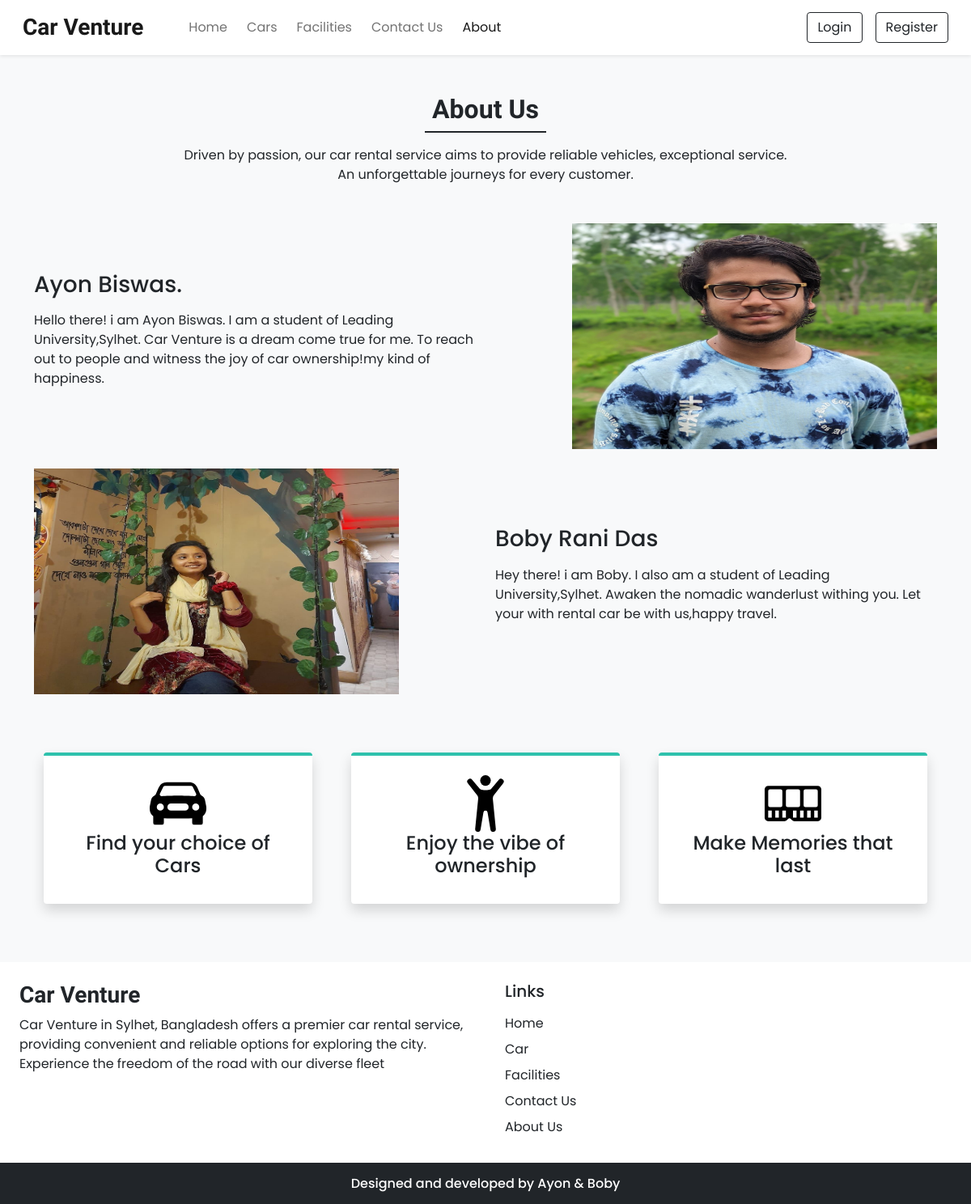
Page /about.php on the committed database.
### tables this page shows
CREATE TABLE `settings` (
  `sr_no` int(11) NOT NULL,
  `site_title` varchar(50) NOT NULL,
  `site_about` varchar(250) NOT NULL,
  `shutdown` tinyint(1) NOT NULL
);

### admin/inc/db_config.php (called while the page is built, shortened)
<?php
function select($sql,$values,$datatypes){
    $con = $GLOBALS['con'];
    if($stmt = mysqli_prepare($con,$sql))
    {
        mysqli_stmt_bind_param($stmt,$datatypes,...$values);
        if(mysqli_stmt_execute($stmt)){
            $res= mysqli_stmt_get_result($stmt);
            return $res;
        }
        else{
            mysqli_stmt_close($stmt);
           die("Query cannot be executed -select");
        }
    }
    else{
        die("Query cannot be prepared -select");
    }
}
?>

### about.php (the view, shortened to what this page needs)
<!DOCTYPE html>
<html lang="en">
<head>
  <link rel="stylesheet" href="https://cdn.jsdelivr.net/npm/swiper@11/swiper-bundle.min.css" />
  <?php require ('inc/links.php') ?>
</head>
<body class="bg-light">
  <?php include "inc/header.php";?>
  <div class="my-5 px-4">
    <h2 class="text-center fw-bold h-font">About Us</h2>
    <div class="h-line bg-dark"></div>
    <p class="text-center mt-3">
    Driven by passion, our car rental service aims to provide reliable vehicles, exceptional service.<br>An unforgettable journeys for every customer.
    </p>
  </div>
  <div class="container">
    <div class="row justify-content-between align-items-center">
      <div class="col-lg-6 col-md-5 mb-4 order-lg-1 order-md-1 order-2">
        <h3 class="mb-3">Ayon Biswas.</h3>
        <p>
          Hello there! i am Ayon Biswas.
          I am a student of Leading University,Sylhet.
          Car Venture is a dream come true for me.
          To reach out to people and witness the joy of car ownership!my kind of happiness.
        </p>
      </div>
      <div class="col-lg-5 col-md-5 mb-4 order-lg-2 order-md-1 order-1 rounded">
       <img src="images/about/AYON.jpg" class="w-100" height="278.8px">
      </div>
    </div>
  </div>
  <div class="container">
    <div class="row justify-content-between align-items-center">
      <div class="col-lg-6 col-md-5 mb-4 order-lg-2 order-md-2 order-1">
        <h3 class="mb-3">Boby Rani Das</h3>
        <p>
          Hey there! i am Boby.
          I also am a student of Leading University,Sylhet.
          Awaken the nomadic wanderlust withing you.
          Let your with rental car be with us,happy travel.
        </p>
      </div>
      <div class="col-lg-5 col-md-5 mb-4 order-lg-1 order-md-2 order-2 rounded">
       <img src="images/about/Boby.jpg" class="w-100" height="278.8px">
      </div>
    </div>
  </div>
  <div class="container mt-5">
    <div class="row">
      <div class="col-lg-4 col-md-6 mb-4 px-4">
        <div class="bg-white rounded shadow p-4 border-top border-4 text-center box">
          <img src="images/about/car-front-fill.svg" width="70px">
          <h4>Find your choice of Cars</h4>
        </div>
      </div>
      <div class="col-lg-4 col-md-6 mb-4 px-4">
        <div class="bg-white rounded shadow p-4 border-top border-4 text-center box">
          <img src="images/about/person-arms-up.svg" width="70px">
          <h4>Enjoy the vibe of ownership</h4>
        </div>
      </div>
      <div class="col-lg-4 col-md-6 mb-4 px-4">
        <div class="bg-white rounded shadow p-4 border-top border-4 text-center box">
          <img src="images/about/memory.svg" width="70px">
          <h4>Make Memories that last</h4>
        </div>
      </div>
    </div>
  </div>
  <?php include "inc/footer.php";?>
</body>
</html>

### inc/header.php (shortened to what this page needs)
<nav id="nav-bar" class="navbar navbar-expand-lg navbar-light bg-white px-lg-3 py-lg-2 shadow-sm sticky-top">
    <div class="container-fluid">
      <a class="navbar-brand me-5 fw-bold fs-3 h-font" href="index.php"><?php echo $settings_r['site_title']  ?></a>
      <div class="collapse navbar-collapse" id="navbarSupportedContent">
        <ul class="navbar-nav me-auto mb-2 mb-lg-0">
          <li class="nav-item">
            <a class="nav-link me-2" href="index.php">Home</a>
          </li>
          <li class="nav-item">
            <a class="nav-link me-2" href="cars.php">Cars</a>
          </li>
          <li class="nav-item">
            <a class="nav-link me-2" href="facilities.php">Facilities</a>
          </li>
          <li class="nav-item">
            <a class="nav-link me-2" href="contact.php">Contact Us</a>
          </li>
          <li class="nav-item">
            <a class="nav-link" href="about.php">About</a>
          </li>
        </ul>
        <div class="d-flex">
          <?php
            if(isset($_SESSION['login']) && $_SESSION['login']==true)
            {
               $path=USERS_IMG_PATH;
              echo<<<data
              <div class="btn-group">
               <button type="button" class="btn btn-outline-dark shadow-none dropdown-toggle" data-bs-toggle="dropdown" data-bs-display="static" aria-expanded="false">
                <img src="$path$_SESSION[uPic]" style="width:25px; height:25px; class="me-1 rounded-circle">
                $_SESSION[uName]
               </button>
               <ul class="dropdown-menu dropdown-menu-lg-end">
                <li><a class="dropdown-item" href="profile.php">Profile</a></li>
                <li><a class="dropdown-item" href="bookings.php">Bookings</a></li>
                <li><a class="dropdown-item" href="logout.php">Logout</a></li>
               </ul>
              </div>
              data;
            }
            else
            {
              echo<<<data
                <button type="button" class="btn btn-outline-dark shadow-none me-lg-3 me-2" data-bs-toggle="modal" data-bs-target="#loginModal">
                  Login
                </button>
                <button type="button" class="btn btn-outline-dark shadow-none" data-bs-toggle="modal" data-bs-target="#registerModal">
                 Register
                </button>
              data;
            }
          ?>
        </div>
      </div>
    </div>
</nav>

### inc/footer.php (shortened to what this page needs)
<div class="container-fluid bg-white mt-5">
    <div class="row">
        <div class="col-lg-6 p-4">
            <h3 class="h-font fw-bold fs-3 "><?php echo $settings_r['site_title']  ?></h3>
            <p><?php echo $settings_r['site_about']  ?></p>
        </div>
        <div class="col-lg-6 p-4">
            <h5 class="mb-3">Links</h5>
            <a href="index.php" class="d-inline-block mb-2 text-dark text-decoration-none">Home</a><br>
            <a href="cars.php" class="d-inline-block mb-2 text-dark text-decoration-none">Car</a><br>
            <a href="facilities.php" class="d-inline-block mb-2 text-dark text-decoration-none">Facilities</a><br>
            <a href="contact.php" class="d-inline-block mb-2 text-dark text-decoration-none">Contact Us</a><br>
            <a href="about.php" class="d-inline-block mb-2 text-dark text-decoration-none">About Us</a><br>
        </div>
    </div>
</div>
<h6 class="text-center bg-dark text-white p-3 m-0">Designed and developed by Ayon & Boby</h6>

### css/common.css (style rules this page uses)
:root { --teal: #2ec1ac ; --teal_hover: #279e8c; }
* { font-family: 'Poppins', sans-serif; }
.h-font { font-family: 'Merienda', cursive; }
.h-line { width: 150px; margin:0 auto; height: 1.7px; }

### about.php (style rules this page uses)
.box { border-top-color: var(--teal) !important; }

### rows in the picture
settings: site_title "Car Venture", site_about "Car Venture in Sylhet, Bangladesh offers a premier car rental service, providing convenient and reliable options for exploring the city. Experience the freedom of the road with our diverse fleet"
